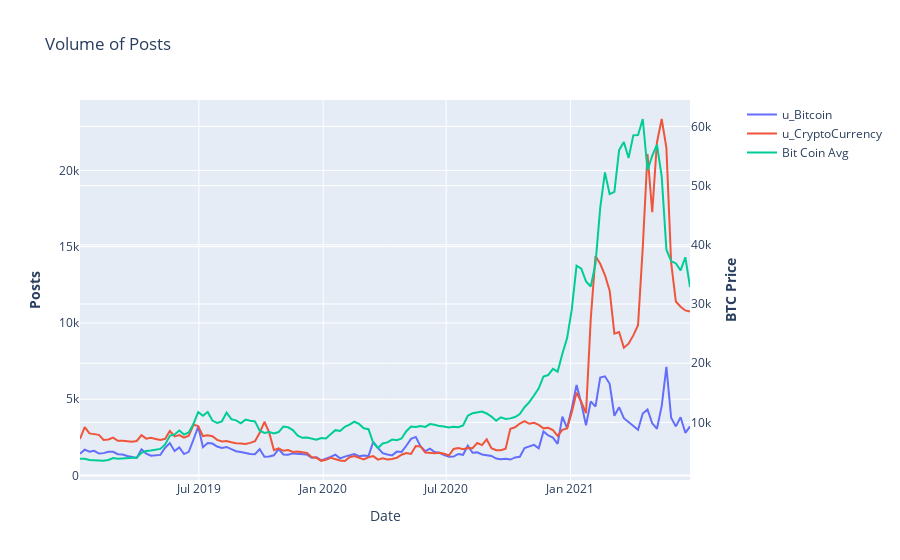

Notebook code cell kept with this figure:
### Code cell
metric='Volume'
fig = make_subplots(specs=[[{"secondary_y": True}]])

# Add traces
fig.add_trace(
    go.Scatter(x=a[metric].reset_index()['Date'], y=a[metric]['Bitcoin'],name='u_Bitcoin'),
    secondary_y=False,
)
fig.add_trace(
    go.Scatter(x=a[metric].reset_index()['Date'], y=a[metric]['CryptoCurrency'],name='u_CryptoCurrency'),
    secondary_y=False,
)

fig.add_trace(
    go.Scatter(x=btc_price_avg.index, y=btc_price_avg, name="Bit Coin Avg"),
    secondary_y=True,
)

# Add figure title
fig.update_layout(
    title_text="Volume of Posts"
)

# Set x-axis title
fig.update_xaxes(title_text="Date")

# Set y-axes titles
fig.update_yaxes(title_text="<b>Posts</b>", secondary_y=False)
fig.update_yaxes(title_text="<b>BTC Price</b>", secondary_y=True)

fig.show()

### Figure 1 — Plotly figure (JSON) as saved in the notebook; plotly's stock layout.template omitted (floating-point values rounded to 4 significant figures; data arrays with more than 128 entries replaced by an {"elided": "..."} marker saying what was removed)
{"data": [{"name": "u_Bitcoin", "type": "scatter", "x": {"elided": "130 str values"}, "xaxis": "x", "y": {"elided": "130 int values"}, "yaxis": "y"}, {"name": "u_CryptoCurrency", "type": "scatter", "x": {"elided": "130 str values"}, "xaxis": "x", "y": {"elided": "130 int values"}, "yaxis": "y"}, {"name": "Bit Coin Avg", "type": "scatter", "x": {"elided": "130 str values"}, "xaxis": "x", "y": {"elided": "130 float values"}, "yaxis": "y2"}], "layout": {"title": {"text": "Volume of Posts"}, "xaxis": {"anchor": "y", "domain": [0, 0.94], "title": {"text": "Date"}}, "yaxis": {"anchor": "x", "domain": [0, 1], "title": {"text": "<b>Posts</b>"}}, "yaxis2": {"anchor": "x", "overlaying": "y", "side": "right", "title": {"text": "<b>BTC Price</b>"}}}}
